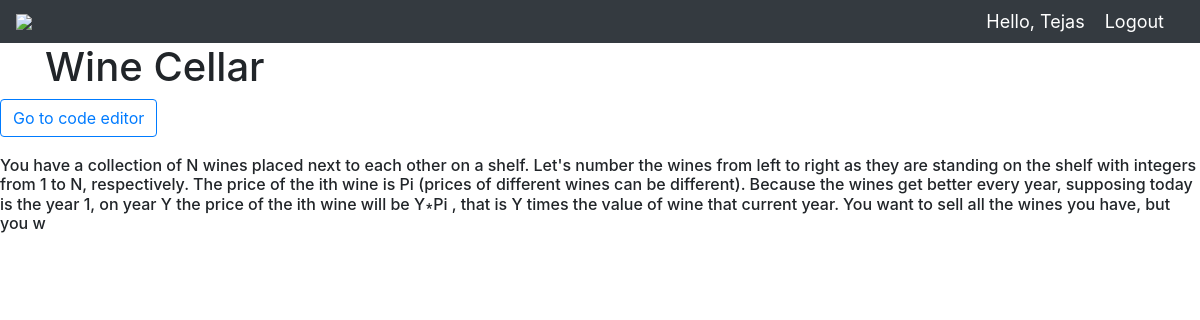
/problems/5/ (signed in), run on the app's committed database.
### OJ/models.py (models this page shows)
class Problem(models.Model):
    problemStatement = models.CharField(max_length=500)
    problemName = models.CharField(max_length=50)
    problemDifficulty = models.CharField(max_length=100)

### OJ/views.py (the view)
# urls.py: path('problems/<int:id>/', views.problemDetails, name="Details"),
@login_required(login_url='Login')
def problemDetails(request, id):
    problem = get_object_or_404(Problem, pk=id)
    return render(request, "OJ/problemDetails.html", {'problem': problem})

### OJ/templates/OJ/problemDetails.html (shortened to what this page needs)
<!doctype html>
<html lang="en">
  <head>
    <link rel="stylesheet"
      href="https://cdn.jsdelivr.net/npm/bootstrap@4.5.3/dist/css/bootstrap.min.css"
>
  </head>
  <body>
    {% include './navbar.html' %}
    <div class="container">
      <h1>{{ problem.problemName }}</h1>
    </div>
    <a role="button" class="btn btn-outline-primary" href="{% url 'Code' problem.id %}">Go to code editor</a><br/>
      <h6><br/>{{ problem.problemStatement }}</h6>
      </body>
    </html>

### OJ/templates/OJ/navbar.html (shortened to what this page needs)
{% load static %}
<nav class="navbar navbar-expand-lg navbar-dark bg-dark">
 <img src="{% static 'images/logo.png' %}">
  <span class="hello-msg">Hello, {{request.user}}</span>
  <span ><a  class="hello-msg" href="{% url 'Logout' %}">Logout</a></span>
</nav>

### OJ/templates/OJ/navbar.html (style rules this page uses)
.hello-msg { font-size: 18px; color: #fff; margin-right: 20px; }

### data on the page
Problem: problemName "Wine Cellar", problemStatement "You have a collection of N wines placed next to each other on a shelf. Let's number the wines from left to right as they are standing on the shelf with integers from 1 to N, respectively. The price of the ith wine is Pi (prices of different wines can be different). Because the wines get better every year, supposing today is the year 1, on year Y the price of the ith wine will be Y∗Pi , that is Y times the value of wine that current year. You want to sell all the wines you have, but you w"

### other printed values
{{ request.user }} "Tejas"
